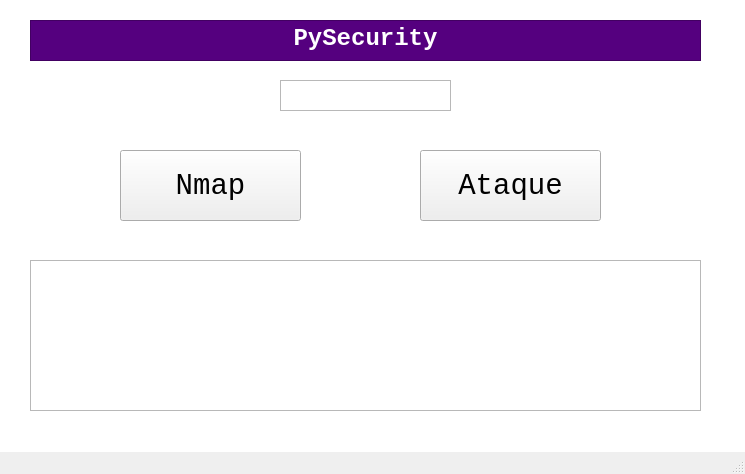
<?xml version="1.0" encoding="UTF-8"?>
<ui version="4.0">
 <class>MainWindow</class>
 <widget class="QMainWindow" name="MainWindow">
  <property name="geometry">
   <rect>
    <x>0</x>
    <y>0</y>
    <width>745</width>
    <height>474</height>
   </rect>
  </property>
  <property name="windowTitle">
   <string>MainWindow</string>
  </property>
  <widget class="QWidget" name="centralwidget">
   <widget class="QTextBrowser" name="textBrowser">
    <property name="geometry">
     <rect>
      <x>30</x>
      <y>20</y>
      <width>671</width>
      <height>41</height>
     </rect>
    </property>
    <property name="font">
     <font>
      <family>Consolas</family>
      <pointsize>22</pointsize>
     </font>
    </property>
    <property name="styleSheet">
     <string notr="true">background-color: rgb(85, 0, 127);
</string>
    </property>
    <property name="html">
     <string>&lt;!DOCTYPE HTML PUBLIC &quot;-//W3C//DTD HTML 4.0//EN&quot; &quot;http://www.w3.org/TR/REC-html40/strict.dtd&quot;&gt;
&lt;html&gt;&lt;head&gt;&lt;meta name=&quot;qrichtext&quot; content=&quot;1&quot; /&gt;&lt;style type=&quot;text/css&quot;&gt;
p, li { white-space: pre-wrap; }
&lt;/style&gt;&lt;/head&gt;&lt;body style=&quot; font-family:'Consolas'; font-size:22pt; font-weight:400; font-style:normal;&quot;&gt;
&lt;p align=&quot;center&quot; style=&quot; margin-top:0px; margin-bottom:0px; margin-left:0px; margin-right:0px; -qt-block-indent:0; text-indent:0px;&quot;&gt;&lt;span style=&quot; font-family:'MS Shell Dlg 2'; font-size:18pt; font-weight:600; color:#ffffff;&quot;&gt;PySecurity&lt;/span&gt;&lt;/p&gt;&lt;/body&gt;&lt;/html&gt;</string>
    </property>
   </widget>
   <widget class="QPushButton" name="botonAtaque">
    <property name="geometry">
     <rect>
      <x>420</x>
      <y>150</y>
      <width>181</width>
      <height>71</height>
     </rect>
    </property>
    <property name="font">
     <font>
      <family>Consolas</family>
      <pointsize>22</pointsize>
     </font>
    </property>
    <property name="text">
     <string>Ataque</string>
    </property>
   </widget>
   <widget class="QPushButton" name="botonNmap">
    <property name="geometry">
     <rect>
      <x>120</x>
      <y>150</y>
      <width>181</width>
      <height>71</height>
     </rect>
    </property>
    <property name="font">
     <font>
      <family>Consolas</family>
      <pointsize>22</pointsize>
      <weight>50</weight>
      <bold>false</bold>
     </font>
    </property>
    <property name="styleSheet">
     <string notr="true">border-color: rgb(85, 0, 127);
selection-background-color: rgb(85, 0, 127);</string>
    </property>
    <property name="text">
     <string>Nmap</string>
    </property>
   </widget>
   <widget class="QTextEdit" name="resultado">
    <property name="geometry">
     <rect>
      <x>30</x>
      <y>260</y>
      <width>671</width>
      <height>151</height>
     </rect>
    </property>
    <property name="styleSheet">
     <string notr="true"/>
    </property>
    <property name="html">
     <string>&lt;!DOCTYPE HTML PUBLIC &quot;-//W3C//DTD HTML 4.0//EN&quot; &quot;http://www.w3.org/TR/REC-html40/strict.dtd&quot;&gt;
&lt;html&gt;&lt;head&gt;&lt;meta name=&quot;qrichtext&quot; content=&quot;1&quot; /&gt;&lt;style type=&quot;text/css&quot;&gt;
p, li { white-space: pre-wrap; }
&lt;/style&gt;&lt;/head&gt;&lt;body style=&quot; font-family:'MS Shell Dlg 2'; font-size:8.25pt; font-weight:400; font-style:normal;&quot;&gt;
&lt;p style=&quot;-qt-paragraph-type:empty; margin-top:0px; margin-bottom:0px; margin-left:0px; margin-right:0px; -qt-block-indent:0; text-indent:0px;&quot;&gt;&lt;br /&gt;&lt;/p&gt;&lt;/body&gt;&lt;/html&gt;</string>
    </property>
   </widget>
   <widget class="QTextBrowser" name="textBrowser_2">
    <property name="geometry">
     <rect>
      <x>-10</x>
      <y>-30</y>
      <width>771</width>
      <height>501</height>
     </rect>
    </property>
    <property name="accessibleName">
     <string extracomment="Target"/>
    </property>
    <property name="styleSheet">
     <string notr="true">border-image: url(:/cct/Binario_fondo.jpg);
</string>
    </property>
    <property name="html">
     <string>&lt;!DOCTYPE HTML PUBLIC &quot;-//W3C//DTD HTML 4.0//EN&quot; &quot;http://www.w3.org/TR/REC-html40/strict.dtd&quot;&gt;
&lt;html&gt;&lt;head&gt;&lt;meta name=&quot;qrichtext&quot; content=&quot;1&quot; /&gt;&lt;style type=&quot;text/css&quot;&gt;
p, li { white-space: pre-wrap; }
&lt;/style&gt;&lt;/head&gt;&lt;body style=&quot; font-family:'MS Shell Dlg 2'; font-size:8.25pt; font-weight:400; font-style:normal;&quot;&gt;
&lt;p style=&quot;-qt-paragraph-type:empty; margin-top:0px; margin-bottom:0px; margin-left:0px; margin-right:0px; -qt-block-indent:0; text-indent:0px; font-size:8pt;&quot;&gt;&lt;br /&gt;&lt;/p&gt;&lt;/body&gt;&lt;/html&gt;</string>
    </property>
   </widget>
   <widget class="QPlainTextEdit" name="target">
    <property name="geometry">
     <rect>
      <x>280</x>
      <y>80</y>
      <width>171</width>
      <height>31</height>
     </rect>
    </property>
    <property name="whatsThis">
     <string>aaaa</string>
    </property>
   </widget>
   <zorder>textBrowser_2</zorder>
   <zorder>textBrowser</zorder>
   <zorder>botonAtaque</zorder>
   <zorder>botonNmap</zorder>
   <zorder>resultado</zorder>
   <zorder>target</zorder>
  </widget>
  <widget class="QMenuBar" name="menubar">
   <property name="geometry">
    <rect>
     <x>0</x>
     <y>0</y>
     <width>745</width>
     <height>21</height>
    </rect>
   </property>
  </widget>
  <widget class="QStatusBar" name="statusbar"/>
 </widget>
 <resources>
  <include location="logo.qrc"/>
 </resources>
 <connections/>
</ui>
